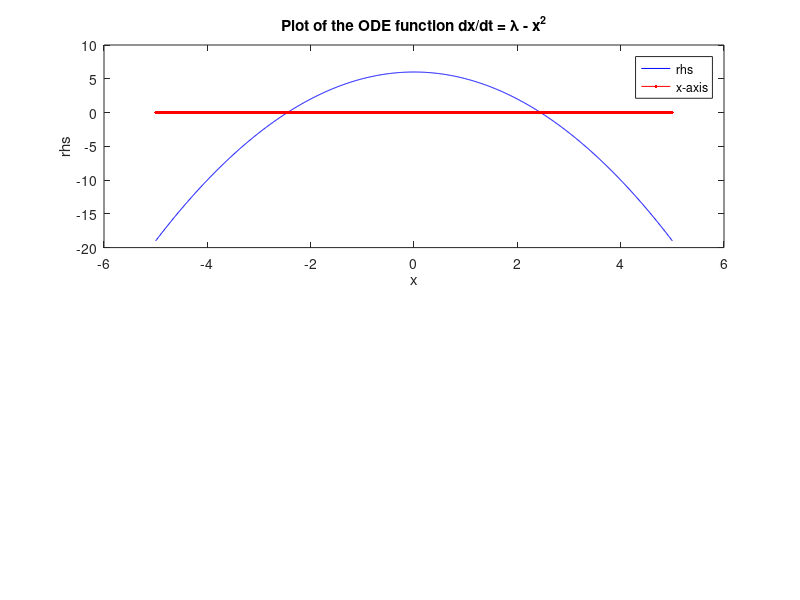

Here is the MATLAB script that generated this plot: (Note: this script raises an error after producing the figure.)
function exampleode
% Example ODE solver: Integrates the differential equation dx/dt = lambda - x^2

    % Define the range of x values for plotting the ODE function
    x = -5:0.01:5;

    % Create a subplot for the right-hand side of the ODE
    subplot(2, 1, 1);
    plot(x, odefun(0, x), 'b', x, 0, 'r'); % Plot the ODE function
    xlabel('x'); % Label x-axis
    ylabel('rhs'); % Label y-axis
    title('Plot of the ODE function dx/dt = \lambda - x^2'); % Title for the subplot
    legend('rhs', 'x-axis'); % Legend for the plot

    % Define the time span and initial condition for the ODE solver
    total = 3; % Total time for integration
    x0 = 1; % Initial condition

    % Solve the ODE using ode15s solver
    [t, xx] = ode15s(@odefun, [0 total], x0);

    % Create a subplot for the solution of the ODE
    subplot(2, 1, 2);
    plot(t, xx, 'g'); % Plot the solution
    xlabel('time'); % Label x-axis
    ylabel('x'); % Label y-axis
    title('Solution of the ODE'); % Title for the subplot

end

% Function to compute the right-hand side of the ODE
function rhs = odefun(~, x)
    lambda = 6; % Parameter lambda
    rhs = lambda - x.^2; % Compute the right-hand side of the ODE
end
